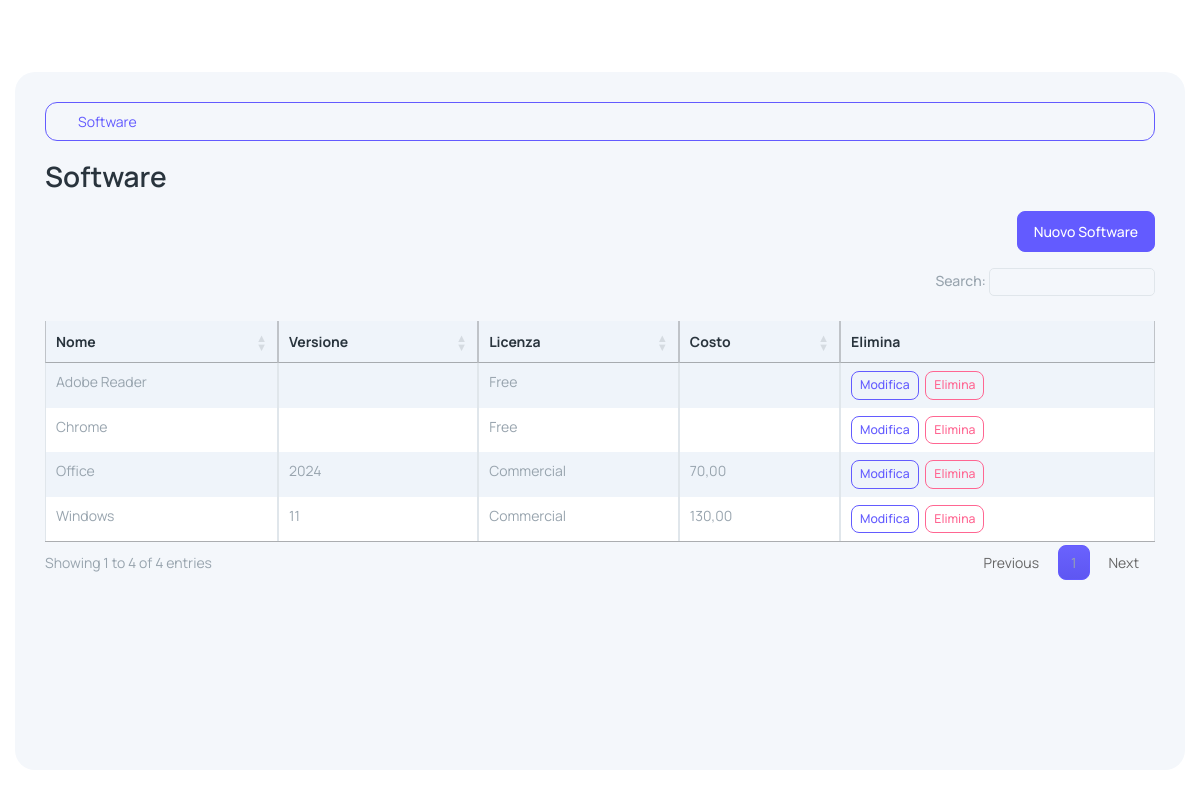
The page /software (signed in) on the database its author committed.
### tables this page shows
CREATE TABLE IF NOT EXISTS software (
  id INT AUTO_INCREMENT PRIMARY KEY,
  name VARCHAR(150) NOT NULL,
  version VARCHAR(100) NULL,
  license VARCHAR(120) NULL,
  cost DECIMAL(10,2) NULL,
  notes TEXT NULL,
  UNIQUE KEY uq_software_name_version (name, version)
);

### app/core/Helpers.php (called while the page is built, shortened)
<?php
class Helpers {
  public static function url($path = '') {
    $scriptDir = str_replace('\\', '/', dirname($_SERVER['SCRIPT_NAME']));
    $base = $scriptDir === '/' ? '' : $scriptDir;
    return $base . '/' . ltrim($path, '/');
  }
  public static function view($template, $data = []) { extract($data); require __DIR__ . '/../views/layout.php'; }
}

### app/controllers/SoftwareController.php (called while the page is built, shortened)
<?php
class SoftwareController {
  public function index() {
    $items = (new Software())->all();
    Helpers::view('software/index', ['title'=>'Software','items'=>$items]);
  }
}

### public/index.php (called while the page is built, shortened)
<?php
spl_autoload_register(function($class){
  $prefix = 'App\\';
  $path = __DIR__ . '/../app/' . str_replace('\\', '/', substr($class, strlen($prefix))) . '.php';
});
$router = new Router();
$router->get('/login', [AuthController::class,'loginForm']);
$router->post('/login', [AuthController::class,'login']);
$router->get('/logout', [AuthController::class,'logout']);
$router->get('/', function(){
  if (!Auth::check()) { Helpers::redirect('/login'); }
  $pdo = DB::conn();
  $counts = [];
  $counts['laptops_total'] = (int)$pdo->query('SELECT COUNT(*) c FROM laptops')->fetch()['c'];
  foreach (['ready','in_progress','missing_software','to_check','delivered'] as $st) {
    $stc = $pdo->prepare('SELECT COUNT(*) c FROM laptops WHERE status=?');
    $stc->execute([$st]);
    $counts[$st] = (int)$stc->fetch()['c'];
  }
  $counts['customers_total'] = (int)$pdo->query('SELECT COUNT(*) c FROM customers')->fetch()['c'];
  $counts['students_total'] = (int)$pdo->query('SELECT COUNT(*) c FROM students')->fetch()['c'];
  $counts['groups_total'] = (int)$pdo->query('SELECT COUNT(*) c FROM work_groups')->fetch()['c'];
  Helpers::view('dashboard', ['title'=>'Dashboard','counts'=>$counts]);
});
$router->get('/laptops', [LaptopController::class,'index']);
$router->get('/laptops/export', [LaptopController::class,'export']);
$router->post('/laptops/import', [LaptopController::class,'import']);
$router->get('/laptops/create', [LaptopController::class,'createForm']);
$router->post('/laptops', [LaptopController::class,'store']);
$router->get('/laptops/{id}', [LaptopController::class,'show']);
$router->get('/laptops/{id}/edit', [LaptopController::class,'editForm']);
$router->post('/laptops/{id}/update', [LaptopController::class,'update']);
$router->post('/laptops/{id}/delete', [LaptopController::class,'delete']);
$router->get('/customers', [CustomerController::class,'index']);
$router->get('/customers/export', [CustomerController::class,'export']);
$router->post('/customers/import', [CustomerController::class,'import']);
$router->get('/customers/create', [CustomerController::class,'createForm']);
$router->post('/customers', [CustomerController::class,'store']);
$router->get('/customers/{id}', [CustomerController::class,'show']);
$router->get('/customers/{id}/edit', [CustomerController::class,'editForm']);
$router->post('/customers/{id}/update', [CustomerController::class,'update']);
$router->post('/customers/{id}/delete', [CustomerController::class,'delete']);
$router->get('/students', [StudentController::class,'index']);
$router->get('/students/export', [StudentController::class,'export']);
$router->post('/students/import', [StudentController::class,'import']);
$router->get('/students/create', [StudentController::class,'createForm']);
$router->post('/students', [StudentController::class,'store']);
$router->get('/students/{id}/edit', [StudentController::class,'editForm']);
$router->post('/students/{id}/update', [StudentController::class,'update']);
$router->post('/students/{id}/delete', [StudentController::class,'delete']);
$router->get('/work-groups', [WorkGroupController::class,'index']);
$router->get('/work-groups/create', [WorkGroupController::class,'createForm']);
$router->post('/work-groups', [WorkGroupController::class,'store']);
$router->get('/work-groups/{id}', [WorkGroupController::class,'show']);
$router->get('/work-groups/{id}/edit', [WorkGroupController::class,'editForm']);
$router->post('/work-groups/{id}/update', [WorkGroupController::class,'update']);
$router->post('/work-groups/{id}/add-member', [WorkGroupController::class,'addMember']);
$router->post('/work-groups/{id}/remove-member', [WorkGroupController::class,'removeMember']);
$router->get('/work-groups/export', [WorkGroupController::class,'export']);
$router->post('/work-groups/import', [WorkGroupController::class,'import']);
$router->post('/work-groups/{id}/delete', [WorkGroupController::class,'delete']);
$router->get('/payments', [PaymentController::class,'index']);
$router->get('/payments/create', [PaymentController::class,'createForm']);
$router->post('/payments', [PaymentController::class,'store']);
$router->get('/payments/{id}/edit', [PaymentController::class,'editForm']);
$router->post('/payments/{id}/update', [PaymentController::class,'update']);
$router->post('/payments/{id}/delete', [PaymentController::class,'delete']);
$router->get('/logs', [LogsController::class,'index']);
$router->get('/software', [SoftwareController::class,'index']);
$router->get('/software/create', [SoftwareController::class,'createForm']);
$router->post('/software', [SoftwareController::class,'store']);
$router->get('/software/{id}/edit', [SoftwareController::class,'editForm']);
$router->post('/software/{id}/update', [SoftwareController::class,'update']);
$router->post('/software/{id}/delete', [SoftwareController::class,'delete']);
$router->dispatch();

### app/core/DB.php (called while the page is built, shortened)
<?php
class DB {
  private static $pdo;
  public static function conn() {
    if (!self::$pdo) {
      $config = require __DIR__ . '/../config.php';
      $host = $config['db']['host'];
      $port = $config['db']['port'];
      $name = $config['db']['name'];
      $charset = $config['db']['charset'];
      $dsn = "mysql:host={$host};port={$port};dbname={$name};charset={$charset}";
      $user = $config['db']['user'];
      $pass = $config['db']['pass'];
      self::$pdo = new PDO($dsn, $user, $pass, [
        PDO::ATTR_ERRMODE => PDO::ERRMODE_EXCEPTION,
        PDO::ATTR_DEFAULT_FETCH_MODE => PDO::FETCH_ASSOC,
      ]);
    }
    return self::$pdo;
  }
}

### app/models/Model.php (called while the page is built, shortened)
<?php
class Model {
  public function __construct() { $this->pdo = DB::conn(); }
}

### app/models/Software.php (called while the page is built, shortened)
<?php
class Software extends Model {
  public function all() {
    $st = $this->pdo->query('SELECT * FROM software ORDER BY name');
    return $st->fetchAll();
  }
}

### app/views/software/index.php (the view, shortened to what this page needs)
<h3 class="mb-3">Software</h3>
<div class="d-flex justify-content-end mb-3"><a class="btn btn-primary" href="<?php echo \App\Core\Helpers::url('/software/create'); ?>">Nuovo Software</a></div>
<div class="table-responsive">
  <table id="softwareTable" class="table table-striped table-bordered text-nowrap">
    <thead class="table-light"><tr><th>Nome</th><th>Versione</th><th>Licenza</th><th>Costo</th><th>Elimina</th></tr></thead>
    <tbody>
    <?php foreach ($items as $s) { ?>
      <tr>
        <td><?php echo htmlspecialchars($s['name']); ?></td>
        <td><?php echo htmlspecialchars($s['version']); ?></td>
        <td><?php echo htmlspecialchars($s['license']); ?></td>
        <td><?php echo $s['cost']!==null ? number_format((float)$s['cost'], 2, ',', '.') : ''; ?></td>
        <td>
          <a class="btn btn-sm btn-outline-primary" href="<?php echo \App\Core\Helpers::url('/software/'.$s['id'].'/edit'); ?>">Modifica</a>
          <button type="button" class="btn btn-sm btn-outline-danger ms-1" data-bs-toggle="modal" data-bs-target="#deleteSoftwareModal" data-id="<?php echo $s['id']; ?>" data-name="<?php echo htmlspecialchars($s['name'].' '.($s['version']??'')); ?>">Elimina</button>
        </td>
      </tr>
    <?php } ?>
    </tbody>
  </table>
</div>

### rows shown on the page
software: name "Adobe Reader", license "Free"
software: name "Chrome", license "Free"
software: name "Office", version "2024", license "Commercial", cost "70,00"
software: name "Windows", version "11", license "Commercial", cost "130,00"

### other values the page prints
$label0 "Software"
